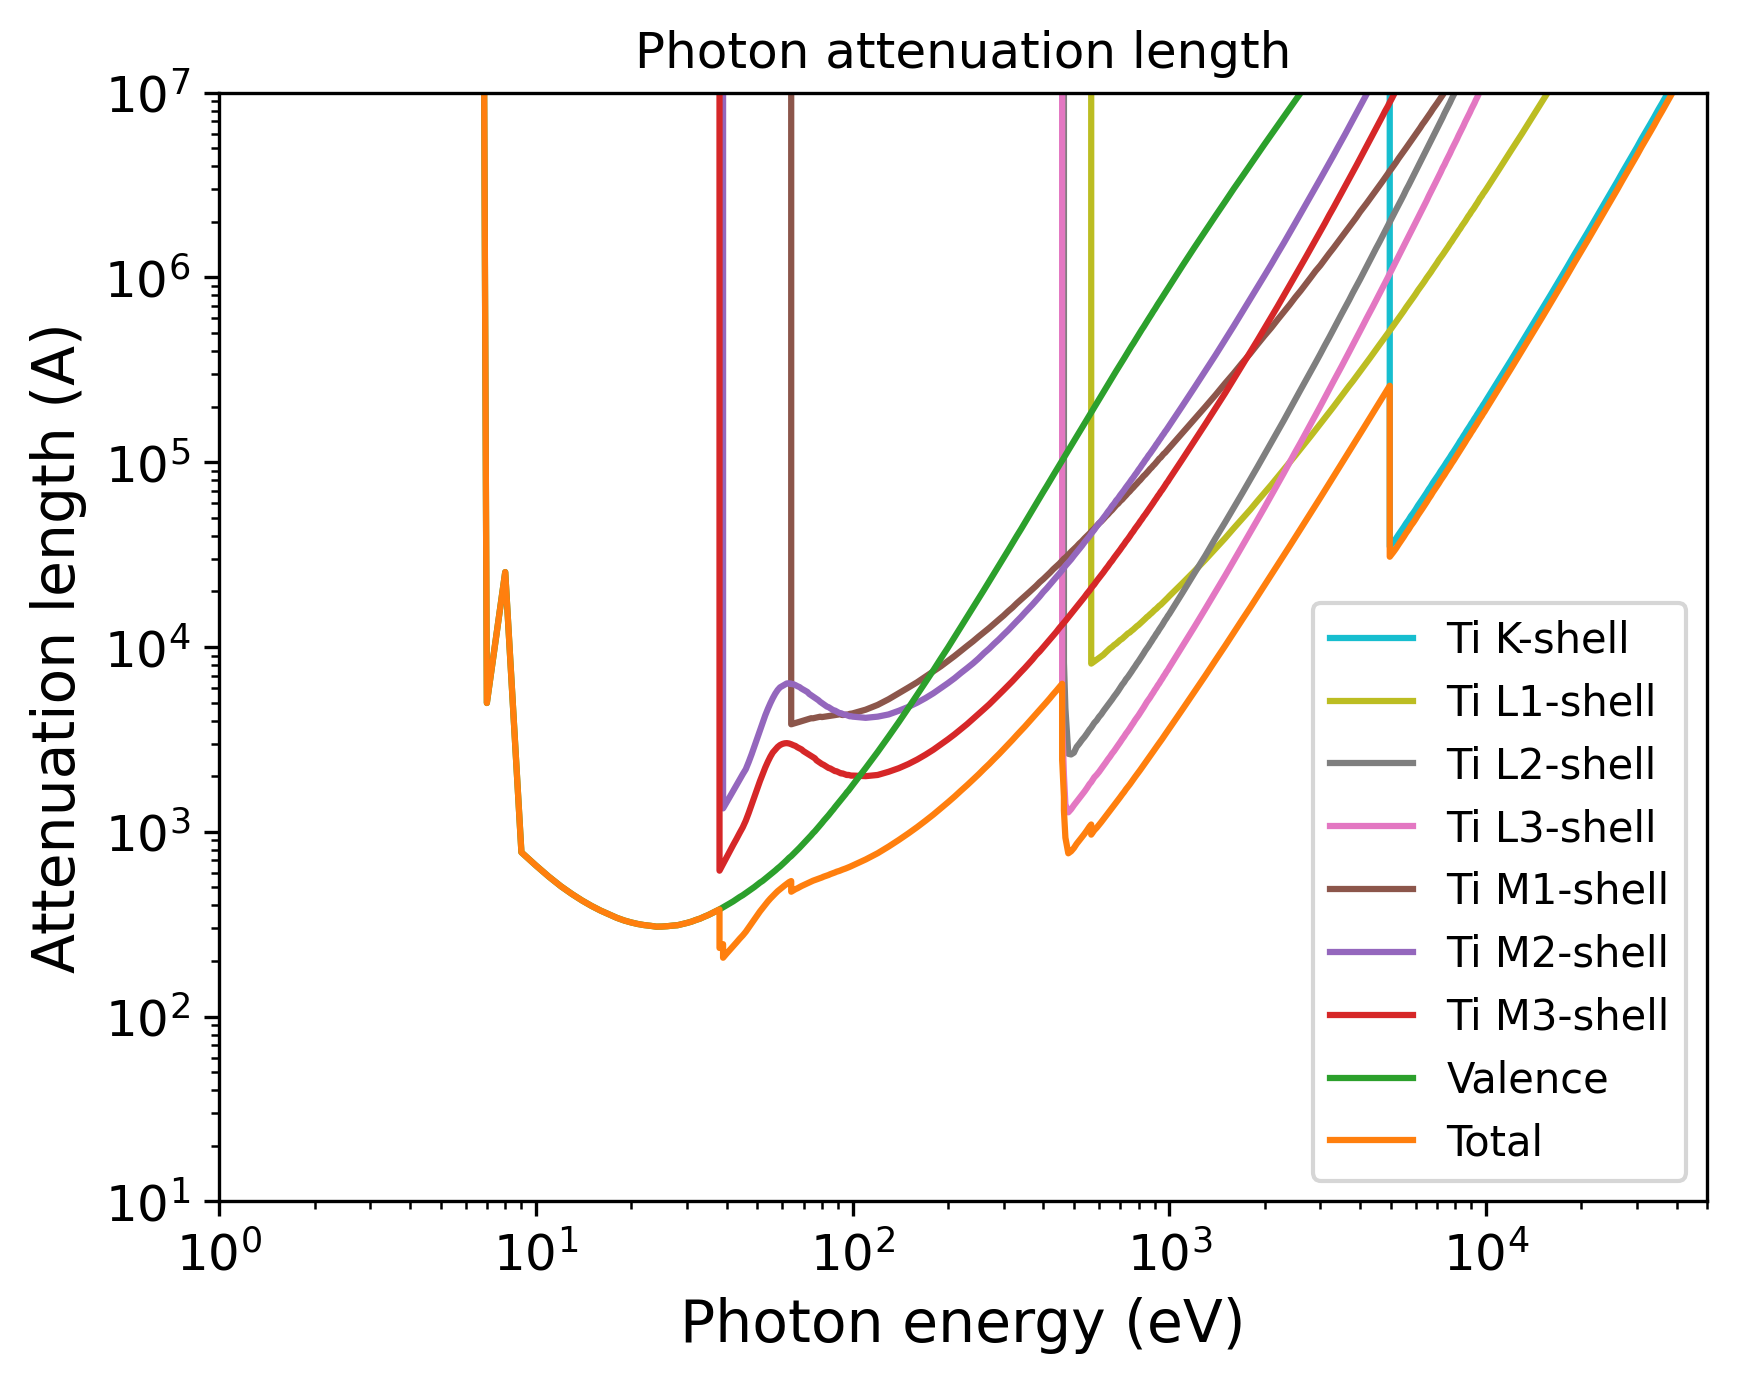

The Python source for this figure:
import pandas as pd
import numpy as np
import matplotlib.pyplot as plt
import matplotlib.cm as cm
# Set the format:
plt.xlabel("Photon energy (eV)", fontsize=14)
plt.ylabel("Attenuation length (A)", fontsize=14)
plt.xticks(fontsize=12)
plt.yticks(fontsize=12)
plt.grid(False)
# Set the axes:
# Read the output file:
df = pd.read_csv(r"OUTPUT_Titanium_Photon_IMFP.dat", sep=r'\s+', header=None, comment="#", skipinitialspace=True)
plt.xscale("log")
plt.yscale("log")
# Prepare the plot:
columns_to_plot = [ 1, 2, 3, 4, 5, 6, 7, 8, 9]
labels = [ "Ti K-shell", "Ti L1-shell", "Ti L2-shell", "Ti L3-shell", "Ti M1-shell", "Ti M2-shell", "Ti M3-shell", "Valence", "Total"]
# Create N distinct colors from a colormap
N = len(columns_to_plot)
colors = plt.cm.tab10(np.linspace(1, 0, 10))
# Set line styles:
linestyles = [ "-", "-", "-", "-", "-", "-", "-", "-", "-"]
for i, col in enumerate(columns_to_plot):
    color = colors[i % len(colors)]
    ls    = linestyles[i % len(linestyles)]
    label = labels[i % len(labels)]
    plt.plot(df.iloc[:, 0], df.iloc[:, col],
    color=color,
    label=label,
    linestyle=ls)
plt.xlim(1.00000000,50000.00000000)
plt.ylim(10.00000000,10000000.00000000)
plt.title("Photon attenuation length")
plt.legend(loc="best", fontsize=10)
# Save the plot in this format:
plt.savefig("OUTPUT_MFP_photon.png", dpi=300, bbox_inches="tight")
